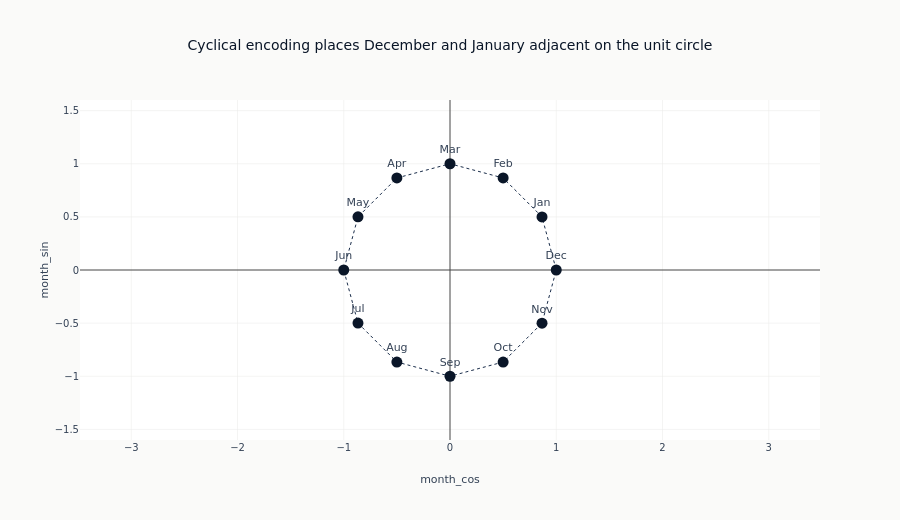

The notebook cell saved with this chart:
### Markdown cell above
The value of the encoding is easiest to see on the unit circle. Mapping each
month to $(\cos\theta, \sin\theta)$ places the twelve months evenly around a
ring, so December (12) sits right next to January (1) - the "wrap-around" that
an integer 1-12 encoding breaks. Distance on the ring equals distance in the
calendar.

### Code cell
# Recover the 12 distinct month encodings actually produced above.
month_circle = (
    cal_df.select(
        month=pl.col("timestamp").dt.month(),
        month_sin="month_sin",
        month_cos="month_cos",
    )
    .unique()
    .sort("month")
)
month_names = ["Jan", "Feb", "Mar", "Apr", "May", "Jun", "Jul", "Aug", "Sep", "Oct", "Nov", "Dec"]

# Close the ring by repeating the first point so the connecting line wraps.
xs = month_circle["month_cos"].to_list()
ys = month_circle["month_sin"].to_list()
labels = [month_names[m - 1] for m in month_circle["month"].to_list()]

fig = go.Figure()
fig.add_trace(
    go.Scatter(
        x=xs + xs[:1],
        y=ys + ys[:1],
        mode="lines",
        line=dict(color=COLORS["slate"], width=1, dash="dot"),
        showlegend=False,
    )
)
fig.add_trace(
    go.Scatter(
        x=xs,
        y=ys,
        mode="markers+text",
        marker=dict(color=COLORS["blue"], size=11),
        text=labels,
        textposition="top center",
        showlegend=False,
    )
)
fig.update_layout(
    height=520,
    title="Cyclical encoding places December and January adjacent on the unit circle",
)
fig.update_xaxes(title_text="month_cos", range=[-1.6, 1.6], zeroline=True)
fig.update_yaxes(title_text="month_sin", range=[-1.6, 1.6], zeroline=True, scaleanchor="x")
show_plotly_with_alt(
    fig,
    (
        "A scatter of twelve points arranged evenly around a circle of radius one, "
        "centred on the origin, with faint horizontal and vertical axis lines through "
        "the centre and a dashed line joining consecutive points. The horizontal axis "
        "is labelled month_cos and the vertical month_sin. Each point carries a month "
        "abbreviation: March sits at the top, June at the left, September at the "
        "bottom and December at the right, with the remaining months spaced between "
        "them in calendar order. December and January sit side by side on the ring, "
        "separated by the same gap as any other consecutive pair."
    ),
)

### Figure 1 — Plotly figure (JSON) as saved in the notebook; plotly's stock layout.template omitted (floating-point values rounded to 4 significant figures)
{"data": [{"line": {"color": "#1a2d4a", "dash": "dot", "width": 1}, "mode": "lines", "showlegend": false, "type": "scatter", "x": [0.866, 0.5, 6.123e-17, -0.5, -0.866, -1.0, -0.866, -0.5, -1.837e-16, 0.5, 0.866, 1.0, 0.866], "y": [0.5, 0.866, 1.0, 0.866, 0.5, 1.225e-16, -0.5, -0.866, -1.0, -0.866, -0.5, -2.449e-16, 0.5]}, {"marker": {"color": "#0a1628", "size": 11}, "mode": "markers+text", "showlegend": false, "text": ["Jan", "Feb", "Mar", "Apr", "May", "Jun", "Jul", "Aug", "Sep", "Oct", "Nov", "Dec"], "textposition": "top center", "type": "scatter", "x": [0.866, 0.5, 6.123e-17, -0.5, -0.866, -1.0, -0.866, -0.5, -1.837e-16, 0.5, 0.866, 1.0], "y": [0.5, 0.866, 1.0, 0.866, 0.5, 1.225e-16, -0.5, -0.866, -1.0, -0.866, -0.5, -2.449e-16]}], "layout": {"height": 520, "title": {"text": "Cyclical encoding places December and January adjacent on the unit circle"}, "xaxis": {"range": [-1.6, 1.6], "title": {"text": "month_cos"}, "zeroline": true}, "yaxis": {"range": [-1.6, 1.6], "scaleanchor": "x", "title": {"text": "month_sin"}, "zeroline": true}}}
